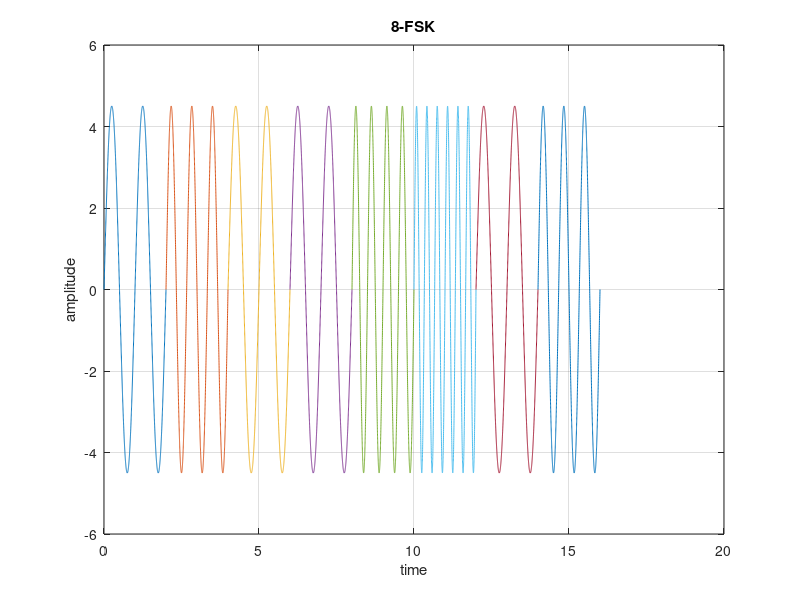

Recreate this plot in MATLAB.
close all;
clc;
clear all;
%ID=AB-CDEFG-H
A=2;
B=0;
C=4;
D=2;
E=4;
F=5;
G=1;
H=1;

% Converting E=4, F=5 and G=1 to 8 bit ASCII characters array
bitStream_1= dec2bin(E,8)-'0';
bitStream_2= dec2bin(F,8)-'0';
bitStream_3= dec2bin(G,8)-'0';
% genarating bit stream array
bitStream= [bitStream_1 bitStream_2 bitStream_3]; 
% calculating length of bit stream
n=length(bitStream); 
ts=2;
%frequency
fd=4.5;
fs=1000;
i=1;
g=0;
while i:3:n
    %width of any pulse 
    t=g*ts:1/fs:(g+1)*ts;
    %condition
    if bitStream(i)==0 && bitStream(i+1)==0 && bitStream(i+2)==0
        fsk=4.5*sin(2*pi*t);
        
    elseif bitStream(i)==0 && bitStream(i+1)==0 && bitStream(i+2)==1
        fsk=4.5*sin(2*pi*1.5*t);
        
    elseif bitStream(i)==0 && bitStream(i+1)==1 && bitStream(i+2)==0
        fsk=4.5*sin(2*pi*2*t);
  
    elseif bitStream(i)==0 && bitStream(i+1)==1 && bitStream(i+2)==1
        fsk=4.5*sin(2*pi*2.5*t);
  
    elseif bitStream(i)==1 && bitStream(i+1)==0 && bitStream(i+2)==0
        fsk=4.5*sin(2*pi*3*t);
        
    elseif bitStream(i)==1 && bitStream(i+1)==0 && bitStream(i+2)==1
        fsk=4.5*sin(2*pi*3.5*t);

    elseif bitStream(i)==1 && bitStream(i+1)==1 && bitStream(i+2)==0
        fsk=4.5*sin(2*pi*4*t);
        
    elseif bitStream(i)==1 && bitStream(i+1)==1 && bitStream(i+2)==1
        fsk=4.5*sin(2*pi*4.5*t);
        
    end
    
    %plotting graph
    plot(t,fsk);
    hold on;
    grid on;
    title('8-FSK');
    xlabel('time');
    ylabel('amplitude')
    
    i=i+3;
    g=g+1;
end;
hold off;